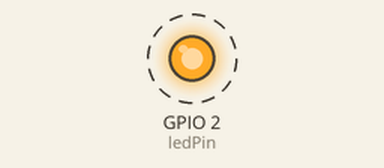
This sketch was run on a simulated ESP8266 (NodeMCU). Parts: output pins drawn as LEDs (lit = HIGH). Dashed ring = blinking. WiFi joins after 1.5 s; servers stay silent unless stated; no MQTT or app messages arrive unless stated; what the sketch prints to the serial monitor is not drawn.

Above: at 8.5 s.
Timing chart, 0 to 12.7 s (numbered marks = the images above):
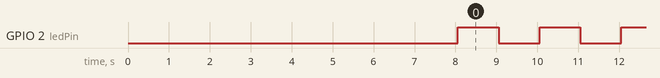

The sketch:

esp8266_basico_mqtt_discovery_v01.ino
```cpp
// ------------------------------------
#include <PubSubClient.h>
#include <ESP8266WiFi.h>

//Informações do WiFi
#define WIFISSID "warbrito"
#define WIDIPASS "gb240820"

//Informações do Servidor MQTT
const char* mqttserver = "192.168.15.10";
int mqttserverport = 1883;
const char* mqttuser = "renatobrito";
const char* mqttpass = "gb240820";

//Variáveis
WiFiClient wifiClient;
PubSubClient ConexaoMQTT(wifiClient);


const int ledPin = 2;    // the number of the LED pin
int valor_sensor = 0;


void setup() {
  // initialize the LED pin as an output:
  pinMode(ledPin, OUTPUT);

  Serial.begin(115200);
  Serial.println("Iniciando");


  WiFi.begin(WIFISSID, WIDIPASS);
  delay(5000);
  while (WiFi.status() != WL_CONNECTED)
  {
    delay(500);
    Serial.print(".");
  }
  Serial.println("");
  Serial.print("Conectado! IP address: ");
  Serial.println(WiFi.localIP());

  if (!ConexaoMQTT.connected()) {
    reconnect();
  }

  //Configura Sensores através do MQTT Discovery do Home Assistant
  String novosensor = "{\"expire_after\": \"6FD0\", \"icon\": \"mdi:gesture-tap-button\", \"name\": \"SensorSOLOv25\", \"state_topic\": \"grupo1/sensorsolo/state\"}";
  ConexaoMQTT.publish("homeassistant/sensor/grupo1/sensorsolo/config",novosensor.c_str(),false);

  // <discovelry_prefix/<component>/node_id/object_id/config
  // sensor
  // binary_sensor
  // switch
  // light
  // fan

}

void loop() {

  if (!ConexaoMQTT.connected()) {
    reconnect();
  }

    digitalWrite(ledPin, HIGH);
    ConexaoMQTT.publish("grupo1/sensorsolo/state","ON");
    delay(1000);

    ConexaoMQTT.publish("grupo1/sensorsolo/state","OFF");
    digitalWrite(ledPin, LOW);
    delay(1000);


    Serial.println("pisca!");

    valor_sensor += 1;
    if (valor_sensor >= 100) {
      valor_sensor = 0;
    }


}

// ------------------------------------
void reconnect() {
// ------------------------------------
  ConexaoMQTT.setServer(mqttserver, mqttserverport);
  while (!ConexaoMQTT.connected()) {
    Serial.println("Conectando ao Broker MQTT");
    ConexaoMQTT.connect("esp8266",mqttuser,mqttpass);
    delay(3000);
  }
  Serial.println("MQTT conectado");
}
```

Measured:
- by itself, GPIO 2 (ledPin): alternates HIGH for 1.0 s and LOW for 1.0 s
